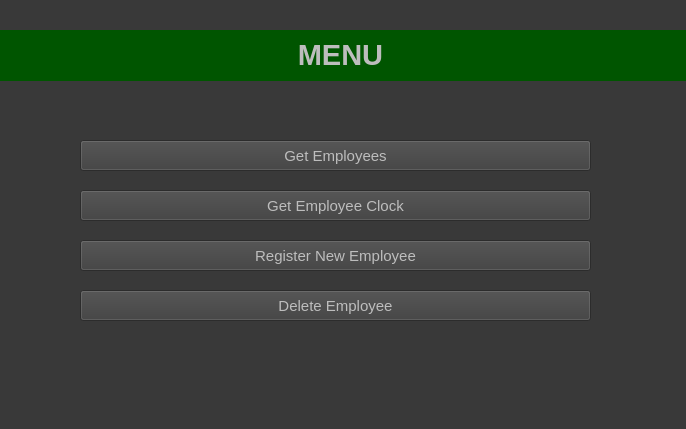
<?xml version="1.0" encoding="UTF-8"?>
<ui version="4.0">
 <class>MainWindow</class>
 <widget class="QMainWindow" name="MainWindow">
  <property name="geometry">
   <rect>
    <x>0</x>
    <y>0</y>
    <width>686</width>
    <height>429</height>
   </rect>
  </property>
  <property name="windowTitle">
   <string>MainWindow</string>
  </property>
  <property name="styleSheet">
   <string notr="true">background-color:rgb(57, 57, 57);</string>
  </property>
  <widget class="QWidget" name="centralwidget">
   <widget class="QStackedWidget" name="stackedWidget">
    <property name="geometry">
     <rect>
      <x>-90</x>
      <y>-40</y>
      <width>801</width>
      <height>491</height>
     </rect>
    </property>
    <property name="styleSheet">
     <string notr="true"/>
    </property>
    <widget class="QWidget" name="page1">
     <widget class="QPushButton" name="btn_p1_to_p4">
      <property name="geometry">
       <rect>
        <x>170</x>
        <y>280</y>
        <width>511</width>
        <height>31</height>
       </rect>
      </property>
      <property name="font">
       <font>
        <pointsize>11</pointsize>
        <weight>50</weight>
        <italic>false</italic>
        <bold>false</bold>
        <underline>false</underline>
        <strikeout>false</strikeout>
       </font>
      </property>
      <property name="cursor">
       <cursorShape>ArrowCursor</cursorShape>
      </property>
      <property name="styleSheet">
       <string notr="true">

QPushButton
{
	background-color:rgb(61, 61, 61);
    color: rgb(189, 189, 189);
}</string>
      </property>
      <property name="text">
       <string>Register New Employee</string>
      </property>
     </widget>
     <widget class="QPushButton" name="btn_p1_to_p5">
      <property name="geometry">
       <rect>
        <x>170</x>
        <y>330</y>
        <width>511</width>
        <height>31</height>
       </rect>
      </property>
      <property name="font">
       <font>
        <pointsize>11</pointsize>
        <weight>50</weight>
        <italic>false</italic>
        <bold>false</bold>
        <underline>false</underline>
        <strikeout>false</strikeout>
       </font>
      </property>
      <property name="cursor">
       <cursorShape>ArrowCursor</cursorShape>
      </property>
      <property name="styleSheet">
       <string notr="true">

QPushButton
{
	background-color:rgb(61, 61, 61);
    color: rgb(189, 189, 189);
}</string>
      </property>
      <property name="text">
       <string>Delete Employee</string>
      </property>
     </widget>
     <widget class="QPushButton" name="btn_p1_to_p3">
      <property name="geometry">
       <rect>
        <x>170</x>
        <y>230</y>
        <width>511</width>
        <height>31</height>
       </rect>
      </property>
      <property name="font">
       <font>
        <pointsize>11</pointsize>
        <weight>50</weight>
        <italic>false</italic>
        <bold>false</bold>
        <underline>false</underline>
        <strikeout>false</strikeout>
       </font>
      </property>
      <property name="cursor">
       <cursorShape>ArrowCursor</cursorShape>
      </property>
      <property name="styleSheet">
       <string notr="true">

QPushButton
{
	background-color:rgb(61, 61, 61);
    color: rgb(189, 189, 189);
}</string>
      </property>
      <property name="text">
       <string>Get Employee Clock</string>
      </property>
     </widget>
     <widget class="QLabel" name="gh">
      <property name="geometry">
       <rect>
        <x>80</x>
        <y>70</y>
        <width>701</width>
        <height>51</height>
       </rect>
      </property>
      <property name="font">
       <font>
        <pointsize>22</pointsize>
        <weight>75</weight>
        <bold>true</bold>
       </font>
      </property>
      <property name="styleSheet">
       <string notr="true">background-color: rgb(0, 85, 0);
    color: rgb(189, 189, 189);</string>
      </property>
      <property name="text">
       <string>&lt;html&gt;&lt;head/&gt;&lt;body&gt;&lt;p align=&quot;center&quot;&gt;                                                                          MENU&lt;/p&gt;&lt;/body&gt;&lt;/html&gt;</string>
      </property>
     </widget>
     <widget class="QPushButton" name="btn_p1_to_p2">
      <property name="geometry">
       <rect>
        <x>170</x>
        <y>180</y>
        <width>511</width>
        <height>31</height>
       </rect>
      </property>
      <property name="font">
       <font>
        <pointsize>11</pointsize>
        <weight>50</weight>
        <italic>false</italic>
        <bold>false</bold>
        <underline>false</underline>
        <strikeout>false</strikeout>
       </font>
      </property>
      <property name="cursor">
       <cursorShape>ArrowCursor</cursorShape>
      </property>
      <property name="styleSheet">
       <string notr="true">

QPushButton
{
	background-color:rgb(61, 61, 61);
    color: rgb(189, 189, 189);
}</string>
      </property>
      <property name="text">
       <string>Get Employees</string>
      </property>
     </widget>
    </widget>
    <widget class="QWidget" name="page2">
     <widget class="QLabel" name="menuLabel_5">
      <property name="geometry">
       <rect>
        <x>80</x>
        <y>70</y>
        <width>701</width>
        <height>51</height>
       </rect>
      </property>
      <property name="font">
       <font>
        <pointsize>22</pointsize>
        <weight>75</weight>
        <bold>true</bold>
       </font>
      </property>
      <property name="styleSheet">
       <string notr="true">background-color: rgb(0, 85, 0);
    color: rgb(189, 189, 189);</string>
      </property>
      <property name="text">
       <string>&lt;html&gt;&lt;head/&gt;&lt;body&gt;&lt;p align=&quot;center&quot;&gt;EMPLOYEES&lt;/p&gt;&lt;/body&gt;&lt;/html&gt;</string>
      </property>
     </widget>
     <widget class="QScrollArea" name="employee_scroll_area">
      <property name="geometry">
       <rect>
        <x>170</x>
        <y>140</y>
        <width>511</width>
        <height>221</height>
       </rect>
      </property>
      <property name="styleSheet">
       <string notr="true">background-color:rgb(47, 47, 47);
color:rgb(202, 202, 202);
border-color: rgb(255, 0, 0);</string>
      </property>
      <property name="frameShape">
       <enum>QFrame::NoFrame</enum>
      </property>
      <property name="widgetResizable">
       <bool>true</bool>
      </property>
      <widget class="QWidget" name="scrollAreaWidgetContents_3">
       <property name="geometry">
        <rect>
         <x>0</x>
         <y>0</y>
         <width>511</width>
         <height>221</height>
        </rect>
       </property>
      </widget>
     </widget>
     <widget class="QPushButton" name="btn_p2_to_p1">
      <property name="geometry">
       <rect>
        <x>170</x>
        <y>400</y>
        <width>511</width>
        <height>31</height>
       </rect>
      </property>
      <property name="font">
       <font>
        <pointsize>11</pointsize>
        <weight>50</weight>
        <italic>false</italic>
        <bold>false</bold>
        <underline>false</underline>
        <strikeout>false</strikeout>
       </font>
      </property>
      <property name="cursor">
       <cursorShape>ArrowCursor</cursorShape>
      </property>
      <property name="styleSheet">
       <string notr="true">

QPushButton
{
	background-color:rgb(61, 61, 61);
    color: rgb(189, 189, 189);
}</string>
      </property>
      <property name="text">
       <string>Menu</string>
      </property>
     </widget>
    </widget>
    <widget class="QWidget" name="page3">
     <widget class="QLabel" name="menuLabel_2">
      <property name="geometry">
       <rect>
        <x>80</x>
        <y>70</y>
        <width>701</width>
        <height>51</height>
       </rect>
      </property>
      <property name="font">
       <font>
        <pointsize>22</pointsize>
        <weight>75</weight>
        <bold>true</bold>
       </font>
      </property>
      <property name="styleSheet">
       <string notr="true">background-color: rgb(0, 85, 0);
    color: rgb(189, 189, 189);</string>
      </property>
      <property name="text">
       <string>&lt;html&gt;&lt;head/&gt;&lt;body&gt;&lt;p align=&quot;center&quot;&gt;EMPLOYEE CLOCK&lt;/p&gt;&lt;/body&gt;&lt;/html&gt;</string>
      </property>
     </widget>
     <widget class="QPushButton" name="btn_p3_to_p1">
      <property name="geometry">
       <rect>
        <x>170</x>
        <y>410</y>
        <width>511</width>
        <height>31</height>
       </rect>
      </property>
      <property name="font">
       <font>
        <pointsize>11</pointsize>
        <weight>50</weight>
        <italic>false</italic>
        <bold>false</bold>
        <underline>false</underline>
        <strikeout>false</strikeout>
       </font>
      </property>
      <property name="cursor">
       <cursorShape>ArrowCursor</cursorShape>
      </property>
      <property name="styleSheet">
       <string notr="true">

QPushButton
{
	background-color:rgb(61, 61, 61);
    color: rgb(189, 189, 189);
}</string>
      </property>
      <property name="text">
       <string>Menu</string>
      </property>
     </widget>
     <widget class="QScrollArea" name="employee_clock_scroll_area">
      <property name="geometry">
       <rect>
        <x>170</x>
        <y>170</y>
        <width>511</width>
        <height>181</height>
       </rect>
      </property>
      <property name="styleSheet">
       <string notr="true">background-color:rgb(47, 47, 47);
color:rgb(202, 202, 202)</string>
      </property>
      <property name="frameShape">
       <enum>QFrame::NoFrame</enum>
      </property>
      <property name="widgetResizable">
       <bool>true</bool>
      </property>
      <widget class="QWidget" name="scrollAreaWidgetContents_2">
       <property name="geometry">
        <rect>
         <x>0</x>
         <y>0</y>
         <width>511</width>
         <height>181</height>
        </rect>
       </property>
      </widget>
     </widget>
     <widget class="QLabel" name="label_5">
      <property name="geometry">
       <rect>
        <x>160</x>
        <y>130</y>
        <width>81</width>
        <height>31</height>
       </rect>
      </property>
      <property name="styleSheet">
       <string notr="true">    color: rgb(189, 189, 189);</string>
      </property>
      <property name="text">
       <string>&lt;html&gt;&lt;head/&gt;&lt;body&gt;&lt;p align=&quot;center&quot;&gt;&lt;span style=&quot; font-size:12pt; font-weight:600;&quot;&gt;Tag ID:&lt;/span&gt;&lt;/p&gt;&lt;/body&gt;&lt;/html&gt;</string>
      </property>
     </widget>
     <widget class="QTextEdit" name="textEdit_5">
      <property name="geometry">
       <rect>
        <x>240</x>
        <y>130</y>
        <width>441</width>
        <height>31</height>
       </rect>
      </property>
      <property name="styleSheet">
       <string notr="true"> color: rgb(189, 189, 189);</string>
      </property>
      <property name="html">
       <string>&lt;!DOCTYPE HTML PUBLIC &quot;-//W3C//DTD HTML 4.0//EN&quot; &quot;http://www.w3.org/TR/REC-html40/strict.dtd&quot;&gt;
&lt;html&gt;&lt;head&gt;&lt;meta name=&quot;qrichtext&quot; content=&quot;1&quot; /&gt;&lt;style type=&quot;text/css&quot;&gt;
p, li { white-space: pre-wrap; }
&lt;/style&gt;&lt;/head&gt;&lt;body style=&quot; font-family:'MS Shell Dlg 2'; font-size:8.25pt; font-weight:400; font-style:normal;&quot;&gt;
&lt;p style=&quot;-qt-paragraph-type:empty; margin-top:0px; margin-bottom:0px; margin-left:0px; margin-right:0px; -qt-block-indent:0; text-indent:0px;&quot;&gt;&lt;br /&gt;&lt;/p&gt;&lt;/body&gt;&lt;/html&gt;</string>
      </property>
     </widget>
     <widget class="QPushButton" name="submit_clock_btn">
      <property name="geometry">
       <rect>
        <x>170</x>
        <y>360</y>
        <width>511</width>
        <height>31</height>
       </rect>
      </property>
      <property name="font">
       <font>
        <pointsize>11</pointsize>
        <weight>50</weight>
        <italic>false</italic>
        <bold>false</bold>
        <underline>false</underline>
        <strikeout>false</strikeout>
       </font>
      </property>
      <property name="cursor">
       <cursorShape>ArrowCursor</cursorShape>
      </property>
      <property name="styleSheet">
       <string notr="true">

QPushButton
{
	background-color:rgb(95, 0, 0);
    color: rgb(189, 189, 189);
}</string>
      </property>
      <property name="text">
       <string>Submit</string>
      </property>
     </widget>
    </widget>
    <widget class="QWidget" name="page4">
     <widget class="QLabel" name="menuLabel_3">
      <property name="geometry">
       <rect>
        <x>80</x>
        <y>60</y>
        <width>701</width>
        <height>51</height>
       </rect>
      </property>
      <property name="font">
       <font>
        <pointsize>22</pointsize>
        <weight>75</weight>
        <bold>true</bold>
       </font>
      </property>
      <property name="styleSheet">
       <string notr="true">background-color: rgb(0, 85, 0);
    color: rgb(189, 189, 189);</string>
      </property>
      <property name="text">
       <string>&lt;html&gt;&lt;head/&gt;&lt;body&gt;&lt;p align=&quot;center&quot;&gt;REGISTER EMPLOYEE&lt;/p&gt;&lt;/body&gt;&lt;/html&gt;</string>
      </property>
     </widget>
     <widget class="QPushButton" name="btn_p4_to_p1">
      <property name="geometry">
       <rect>
        <x>190</x>
        <y>400</y>
        <width>511</width>
        <height>31</height>
       </rect>
      </property>
      <property name="font">
       <font>
        <pointsize>11</pointsize>
        <weight>50</weight>
        <italic>false</italic>
        <bold>false</bold>
        <underline>false</underline>
        <strikeout>false</strikeout>
       </font>
      </property>
      <property name="cursor">
       <cursorShape>ArrowCursor</cursorShape>
      </property>
      <property name="styleSheet">
       <string notr="true">

QPushButton
{
	background-color:rgb(61, 61, 61);
    color: rgb(189, 189, 189);
}</string>
      </property>
      <property name="text">
       <string>Menu</string>
      </property>
     </widget>
     <widget class="QLabel" name="label">
      <property name="geometry">
       <rect>
        <x>160</x>
        <y>160</y>
        <width>91</width>
        <height>31</height>
       </rect>
      </property>
      <property name="styleSheet">
       <string notr="true">    color: rgb(189, 189, 189);</string>
      </property>
      <property name="text">
       <string>&lt;html&gt;&lt;head/&gt;&lt;body&gt;&lt;p align=&quot;center&quot;&gt;&lt;span style=&quot; font-size:12pt; font-weight:600;&quot;&gt;Tag ID:&lt;/span&gt;&lt;/p&gt;&lt;/body&gt;&lt;/html&gt;</string>
      </property>
     </widget>
     <widget class="QTextEdit" name="textEdit_1">
      <property name="geometry">
       <rect>
        <x>280</x>
        <y>160</y>
        <width>451</width>
        <height>31</height>
       </rect>
      </property>
      <property name="styleSheet">
       <string notr="true"> color: rgb(189, 189, 189);</string>
      </property>
      <property name="html">
       <string>&lt;!DOCTYPE HTML PUBLIC &quot;-//W3C//DTD HTML 4.0//EN&quot; &quot;http://www.w3.org/TR/REC-html40/strict.dtd&quot;&gt;
&lt;html&gt;&lt;head&gt;&lt;meta name=&quot;qrichtext&quot; content=&quot;1&quot; /&gt;&lt;style type=&quot;text/css&quot;&gt;
p, li { white-space: pre-wrap; }
&lt;/style&gt;&lt;/head&gt;&lt;body style=&quot; font-family:'MS Shell Dlg 2'; font-size:8.25pt; font-weight:400; font-style:normal;&quot;&gt;
&lt;p style=&quot;-qt-paragraph-type:empty; margin-top:0px; margin-bottom:0px; margin-left:0px; margin-right:0px; -qt-block-indent:0; text-indent:0px;&quot;&gt;&lt;br /&gt;&lt;/p&gt;&lt;/body&gt;&lt;/html&gt;</string>
      </property>
     </widget>
     <widget class="QLabel" name="label_2">
      <property name="geometry">
       <rect>
        <x>160</x>
        <y>220</y>
        <width>91</width>
        <height>31</height>
       </rect>
      </property>
      <property name="styleSheet">
       <string notr="true">    color: rgb(189, 189, 189);</string>
      </property>
      <property name="text">
       <string>&lt;html&gt;&lt;head/&gt;&lt;body&gt;&lt;p align=&quot;center&quot;&gt;&lt;span style=&quot; font-size:12pt; font-weight:600;&quot;&gt;Name: &lt;/span&gt;&lt;/p&gt;&lt;/body&gt;&lt;/html&gt;</string>
      </property>
     </widget>
     <widget class="QLabel" name="label_3">
      <property name="geometry">
       <rect>
        <x>160</x>
        <y>280</y>
        <width>91</width>
        <height>31</height>
       </rect>
      </property>
      <property name="styleSheet">
       <string notr="true">    color: rgb(189, 189, 189);</string>
      </property>
      <property name="text">
       <string>&lt;html&gt;&lt;head/&gt;&lt;body&gt;&lt;p align=&quot;center&quot;&gt;&lt;span style=&quot; font-size:12pt; font-weight:600;&quot;&gt;Last Name:&lt;/span&gt;&lt;/p&gt;&lt;/body&gt;&lt;/html&gt;</string>
      </property>
     </widget>
     <widget class="QTextEdit" name="textEdit_2">
      <property name="geometry">
       <rect>
        <x>280</x>
        <y>220</y>
        <width>451</width>
        <height>31</height>
       </rect>
      </property>
      <property name="styleSheet">
       <string notr="true"> color: rgb(189, 189, 189);</string>
      </property>
      <property name="html">
       <string>&lt;!DOCTYPE HTML PUBLIC &quot;-//W3C//DTD HTML 4.0//EN&quot; &quot;http://www.w3.org/TR/REC-html40/strict.dtd&quot;&gt;
&lt;html&gt;&lt;head&gt;&lt;meta name=&quot;qrichtext&quot; content=&quot;1&quot; /&gt;&lt;style type=&quot;text/css&quot;&gt;
p, li { white-space: pre-wrap; }
&lt;/style&gt;&lt;/head&gt;&lt;body style=&quot; font-family:'MS Shell Dlg 2'; font-size:8.25pt; font-weight:400; font-style:normal;&quot;&gt;
&lt;p style=&quot;-qt-paragraph-type:empty; margin-top:0px; margin-bottom:0px; margin-left:0px; margin-right:0px; -qt-block-indent:0; text-indent:0px;&quot;&gt;&lt;br /&gt;&lt;/p&gt;&lt;/body&gt;&lt;/html&gt;</string>
      </property>
     </widget>
     <widget class="QTextEdit" name="textEdit_3">
      <property name="geometry">
       <rect>
        <x>280</x>
        <y>280</y>
        <width>451</width>
        <height>31</height>
       </rect>
      </property>
      <property name="styleSheet">
       <string notr="true"> color: rgb(189, 189, 189);</string>
      </property>
      <property name="html">
       <string>&lt;!DOCTYPE HTML PUBLIC &quot;-//W3C//DTD HTML 4.0//EN&quot; &quot;http://www.w3.org/TR/REC-html40/strict.dtd&quot;&gt;
&lt;html&gt;&lt;head&gt;&lt;meta name=&quot;qrichtext&quot; content=&quot;1&quot; /&gt;&lt;style type=&quot;text/css&quot;&gt;
p, li { white-space: pre-wrap; }
&lt;/style&gt;&lt;/head&gt;&lt;body style=&quot; font-family:'MS Shell Dlg 2'; font-size:8.25pt; font-weight:400; font-style:normal;&quot;&gt;
&lt;p style=&quot;-qt-paragraph-type:empty; margin-top:0px; margin-bottom:0px; margin-left:0px; margin-right:0px; -qt-block-indent:0; text-indent:0px;&quot;&gt;&lt;br /&gt;&lt;/p&gt;&lt;/body&gt;&lt;/html&gt;</string>
      </property>
     </widget>
     <widget class="QPushButton" name="submit_registration_btn">
      <property name="geometry">
       <rect>
        <x>190</x>
        <y>350</y>
        <width>511</width>
        <height>31</height>
       </rect>
      </property>
      <property name="font">
       <font>
        <pointsize>11</pointsize>
        <weight>50</weight>
        <italic>false</italic>
        <bold>false</bold>
        <underline>false</underline>
        <strikeout>false</strikeout>
       </font>
      </property>
      <property name="cursor">
       <cursorShape>ArrowCursor</cursorShape>
      </property>
      <property name="styleSheet">
       <string notr="true">

QPushButton
{
	background-color:rgb(95, 0, 0);
    color: rgb(189, 189, 189);
}</string>
      </property>
      <property name="text">
       <string>Submit</string>
      </property>
     </widget>
    </widget>
    <widget class="QWidget" name="page5">
     <widget class="QLabel" name="menuLabel_4">
      <property name="geometry">
       <rect>
        <x>80</x>
        <y>60</y>
        <width>701</width>
        <height>51</height>
       </rect>
      </property>
      <property name="font">
       <font>
        <pointsize>22</pointsize>
        <weight>75</weight>
        <bold>true</bold>
       </font>
      </property>
      <property name="styleSheet">
       <string notr="true">background-color: rgb(0, 85, 0);
    color: rgb(189, 189, 189);</string>
      </property>
      <property name="text">
       <string>&lt;html&gt;&lt;head/&gt;&lt;body&gt;&lt;p align=&quot;center&quot;&gt;DELETE EMPLOYEE&lt;/p&gt;&lt;/body&gt;&lt;/html&gt;</string>
      </property>
     </widget>
     <widget class="QPushButton" name="btn_p5_to_p1">
      <property name="geometry">
       <rect>
        <x>180</x>
        <y>370</y>
        <width>511</width>
        <height>31</height>
       </rect>
      </property>
      <property name="font">
       <font>
        <pointsize>11</pointsize>
        <weight>50</weight>
        <italic>false</italic>
        <bold>false</bold>
        <underline>false</underline>
        <strikeout>false</strikeout>
       </font>
      </property>
      <property name="cursor">
       <cursorShape>ArrowCursor</cursorShape>
      </property>
      <property name="styleSheet">
       <string notr="true">

QPushButton
{
	background-color:rgb(61, 61, 61);
    color: rgb(189, 189, 189);
}</string>
      </property>
      <property name="text">
       <string>Menu</string>
      </property>
     </widget>
     <widget class="QTextEdit" name="textEdit_4">
      <property name="geometry">
       <rect>
        <x>280</x>
        <y>160</y>
        <width>451</width>
        <height>31</height>
       </rect>
      </property>
      <property name="styleSheet">
       <string notr="true"> color: rgb(189, 189, 189);</string>
      </property>
      <property name="html">
       <string>&lt;!DOCTYPE HTML PUBLIC &quot;-//W3C//DTD HTML 4.0//EN&quot; &quot;http://www.w3.org/TR/REC-html40/strict.dtd&quot;&gt;
&lt;html&gt;&lt;head&gt;&lt;meta name=&quot;qrichtext&quot; content=&quot;1&quot; /&gt;&lt;style type=&quot;text/css&quot;&gt;
p, li { white-space: pre-wrap; }
&lt;/style&gt;&lt;/head&gt;&lt;body style=&quot; font-family:'MS Shell Dlg 2'; font-size:8.25pt; font-weight:400; font-style:normal;&quot;&gt;
&lt;p style=&quot;-qt-paragraph-type:empty; margin-top:0px; margin-bottom:0px; margin-left:0px; margin-right:0px; -qt-block-indent:0; text-indent:0px;&quot;&gt;&lt;br /&gt;&lt;/p&gt;&lt;/body&gt;&lt;/html&gt;</string>
      </property>
     </widget>
     <widget class="QLabel" name="label_4">
      <property name="geometry">
       <rect>
        <x>160</x>
        <y>160</y>
        <width>91</width>
        <height>31</height>
       </rect>
      </property>
      <property name="styleSheet">
       <string notr="true">    color: rgb(189, 189, 189);</string>
      </property>
      <property name="text">
       <string>&lt;html&gt;&lt;head/&gt;&lt;body&gt;&lt;p align=&quot;center&quot;&gt;&lt;span style=&quot; font-size:12pt; font-weight:600;&quot;&gt;Tag ID:&lt;/span&gt;&lt;/p&gt;&lt;/body&gt;&lt;/html&gt;</string>
      </property>
     </widget>
     <widget class="QPushButton" name="submit_deletion_btn">
      <property name="geometry">
       <rect>
        <x>180</x>
        <y>310</y>
        <width>511</width>
        <height>31</height>
       </rect>
      </property>
      <property name="font">
       <font>
        <pointsize>11</pointsize>
        <weight>50</weight>
        <italic>false</italic>
        <bold>false</bold>
        <underline>false</underline>
        <strikeout>false</strikeout>
       </font>
      </property>
      <property name="cursor">
       <cursorShape>ArrowCursor</cursorShape>
      </property>
      <property name="styleSheet">
       <string notr="true">

QPushButton
{
	background-color:rgb(95, 0, 0);
    color: rgb(189, 189, 189);
}</string>
      </property>
      <property name="text">
       <string>Submit</string>
      </property>
     </widget>
    </widget>
   </widget>
  </widget>
  <widget class="QStatusBar" name="statusbar"/>
 </widget>
 <resources/>
 <connections/>
</ui>
